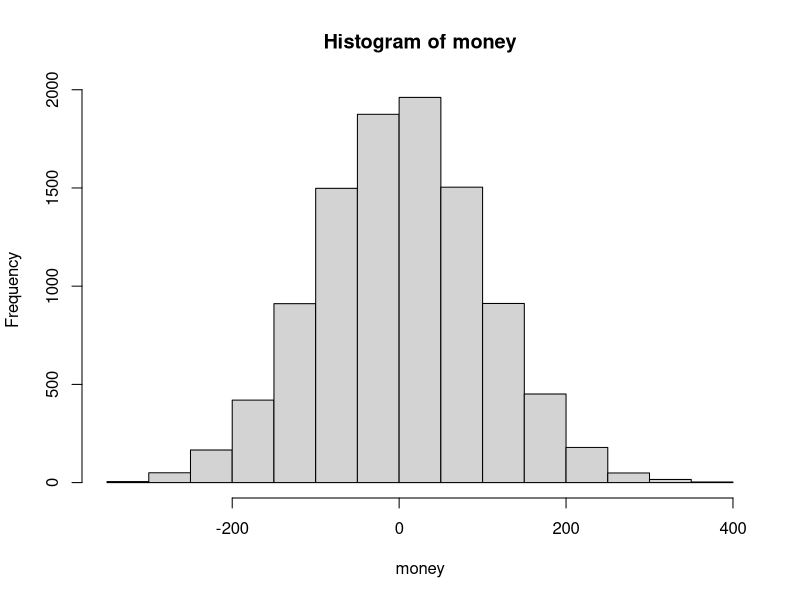
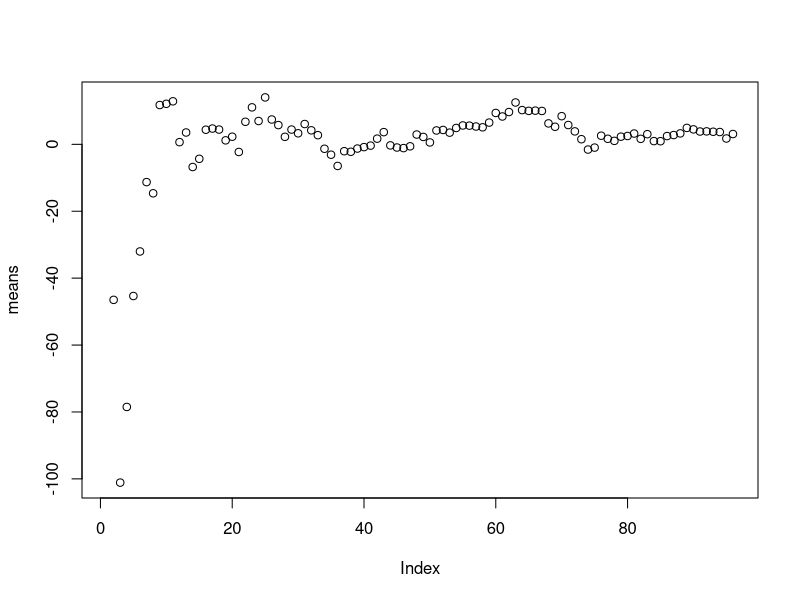
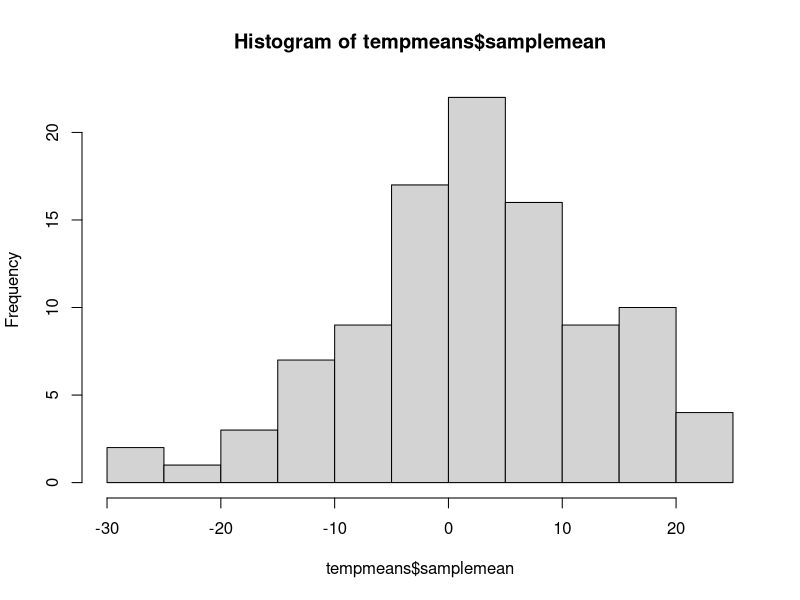
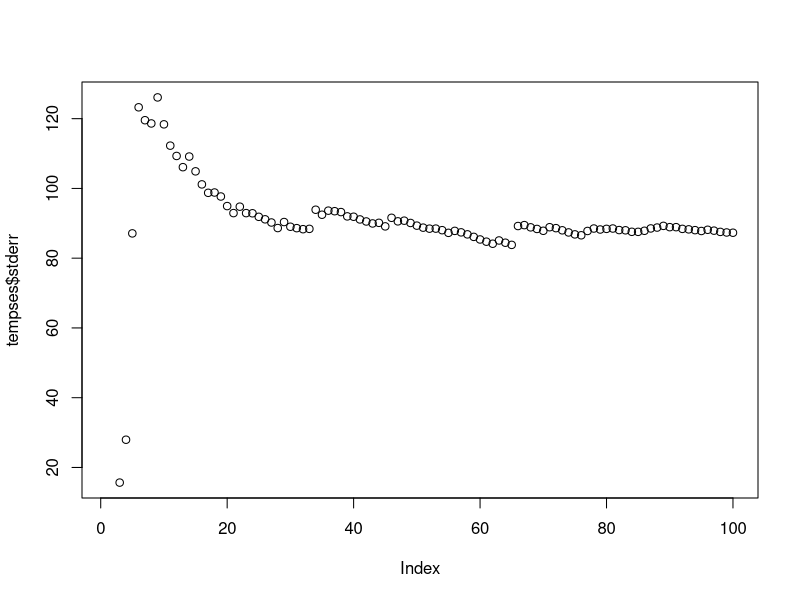

Recreate these plots in R, in order.
## ---- chunk 1
knitr::opts_chunk$set(echo = TRUE)
library(tidyverse)
## ---- chunk 2
set.seed(2025)
# Generate a simulated population of 10,000 observations
simdat <- rnorm(10000, mean = 51, sd = 100)
## ---- chunk 3
mean(simdat)
sd(simdat)^2

money <- simdat - 50
hist(money)
## ---- chunk 4
simslice <- sample(money, size = 5)
## ---- chunk 5
# [Your Code Here]
## ---- chunk 6
simslicing <- function(start, end, data) {
  simslice <- c()
  means <- NA
  ses <- NA
  for (i in start:end) {
    simslice <- c(simslice, sample(data, size = 1))
    means <- c(means, mean(simslice))
    ses <- c(ses, sd(simslice))
  }
  return(data.frame(means, ses))
}
means <- simslicing(6, 100, money)$means
## ---- chunk 7
# [Your Code Here]
plot(means)

## ---- chunk 8
samplesizes <- 1:100
friends <- 1:100
samplemean <- c()
stderr <- c()
for (i in 1:100) {
  temp <- simslicing(2, 100, money)
  samplemean <- c(samplemean, temp$means)
  stderr <- c(stderr, temp$ses)
}

samplesize <- c()
friend <- c()
for (i in 1:100) {
  for (j in 1:100) {
    samplesize <- c(samplesize, samplesizes[j])
    friend <- c(friend, friends[i])
  }
}

frienddat <- data.frame(samplesize, friend, samplemean, stderr)
## ---- chunk 9
# [Your Code Here]
tempmeans <- frienddat %>%
  filter(samplesize == 100)
hist(tempmeans$samplemean)
## ---- chunk 10
# [Your Code Here]
tempses <- frienddat %>% filter(friend == 1)
plot(tempses$stderr)

